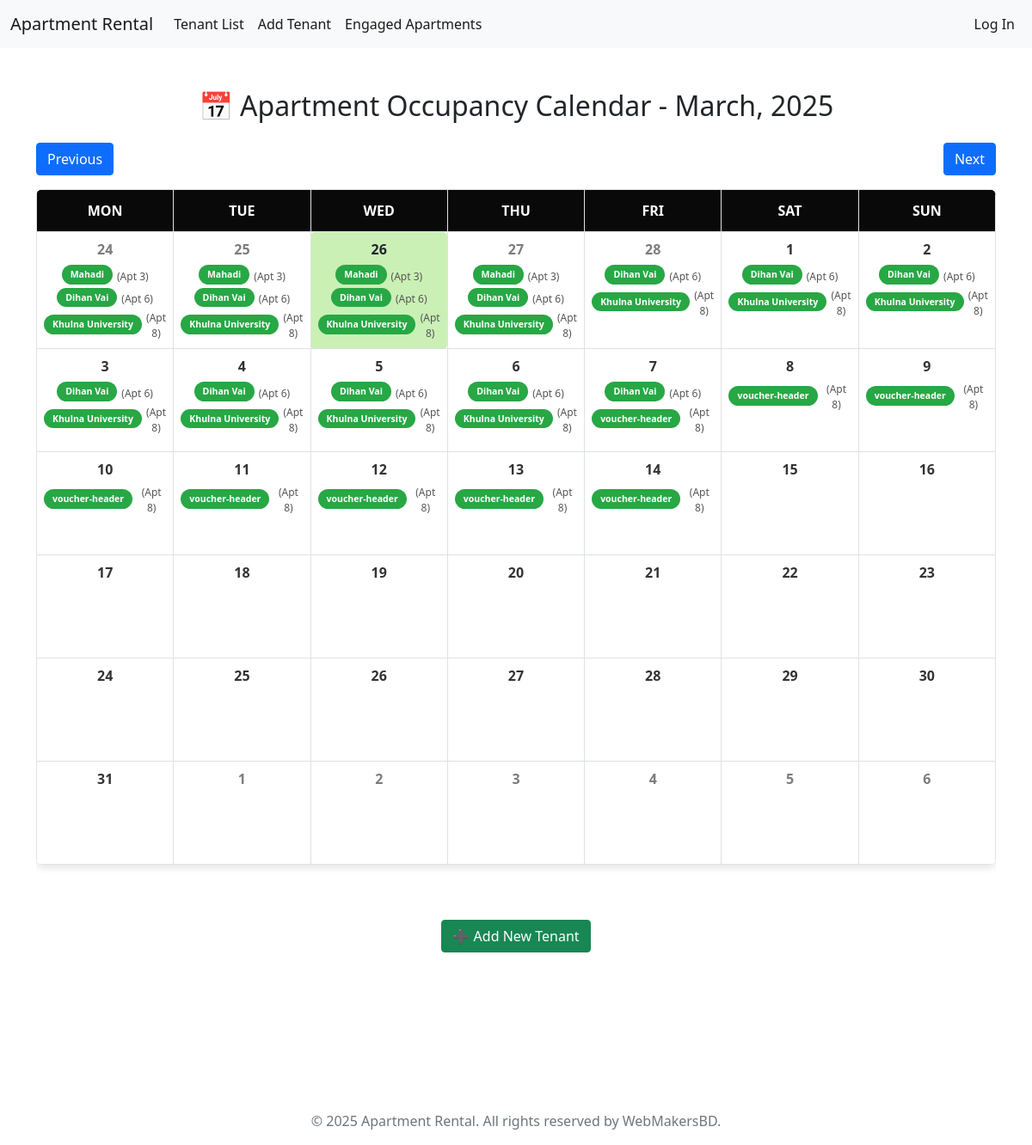
/calendar/2025/3/, run on an earlier commit of the app's database.
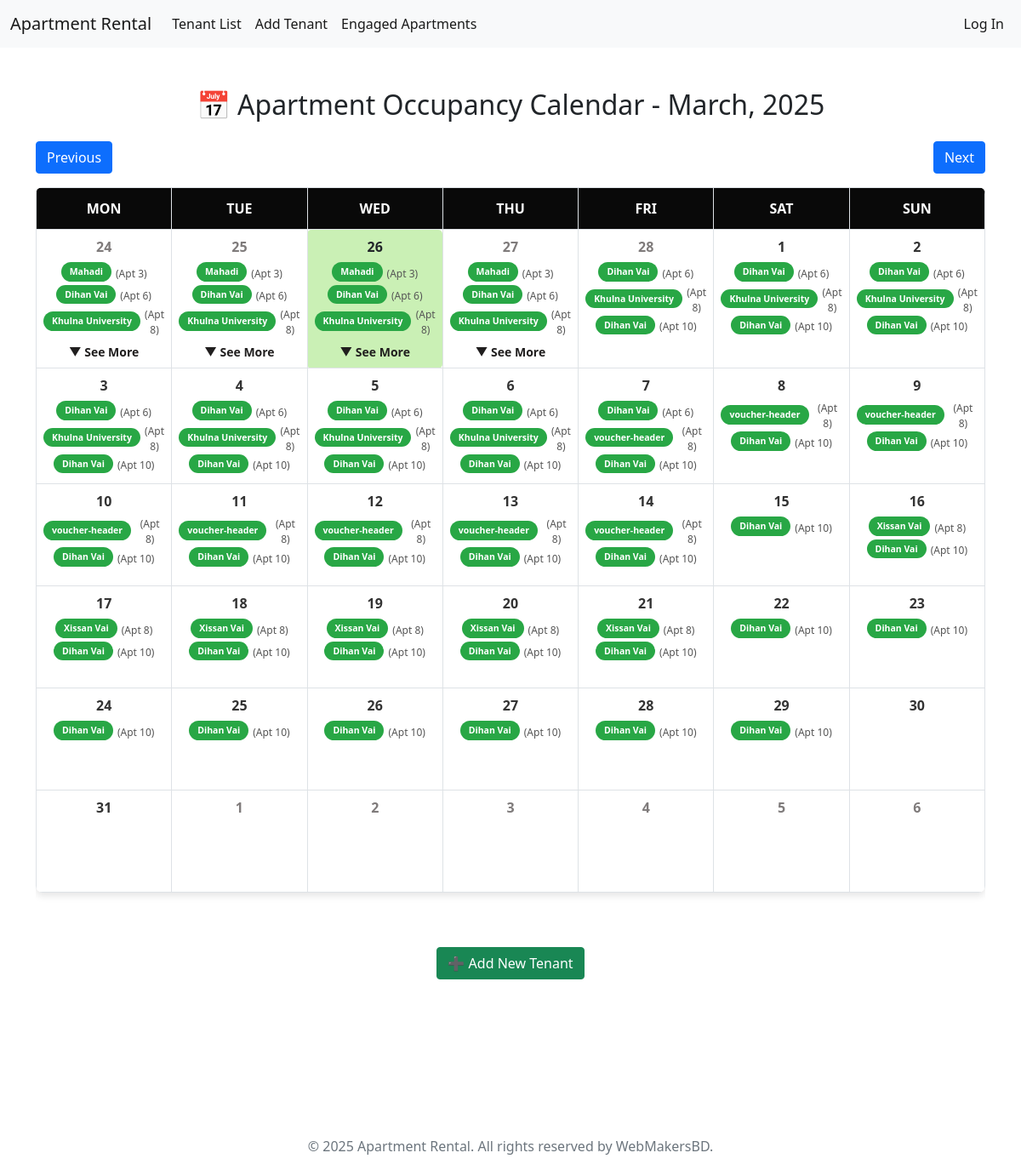
And on a later commit of the database.
### calendar_app/models.py (models this page shows, shortened)
class CalendarEvent(models.Model):
    tenant = models.ForeignKey(Tenant, on_delete=models.CASCADE)
    apartment = models.ForeignKey(Apartment, on_delete=models.CASCADE)
    start_date = models.DateField()
    end_date = models.DateField()

### tenants/models.py (models this page shows, shortened)
class Tenant(models.Model):
    choices = [
        ('will_arrive', 'Will Arrive'),
        ('living', 'Living'),
        ('moved_out', 'Moved Out'),
    ]
    name = models.CharField(max_length=50)
    contact = models.CharField(max_length=15)
    apartment = models.ForeignKey(Apartment, on_delete=models.CASCADE)
    move_in_date = models.DateTimeField()
    move_out_date = models.DateTimeField(null=True, blank=True)
    remarks = models.TextField(blank=True, null=True, help_text="Additional details about the tenant.")
    status = models.CharField(max_length=15, choices=choices,)

class Apartment(models.Model):
    number = models.PositiveIntegerField(unique=True)
    is_booked = models.BooleanField(default=False)

### calendar_app/views.py (the view)
# urls.py: path('<int:year>/<int:month>/', views.calendar_view, name='calendar_view'),
def calendar_view(request, year, month):
    today = datetime.today()  # Get today's date
    today_date = today.day  # Extract current day
    today_month = today.month  # Extract current month
    today_year = today.year  # Extract current year
    year = year or today.year  # Use provided year or fallback to current year
    if month > 12 or month < 1:
        month = today.month
    first_day_of_month = datetime(year, month, 1)
    _, total_days = calendar.monthrange(year, month)
    prev_month = month - 1 if month > 1 else 12
    prev_year = year if month > 1 else year - 1
    next_month = month + 1 if month < 12 else 1
    next_year = year if month < 12 else year + 1
    _, prev_month_days = calendar.monthrange(prev_year, prev_month)
    month_calendar = []  # Stores the entire month's calendar structure
    week = []  # Stores a single week's data
    first_weekday = first_day_of_month.weekday()  # Find the starting weekday (0 = Monday, 6 = Sunday)
    for i in range(first_weekday):
        day = prev_month_days - first_weekday + i + 1
        week.append({"day": day, "month": prev_month, "year": prev_year, "extra": True })
    for day in range(1, total_days + 1):
        week.append({"day": day, "month": month, "year": year, "extra": False})
        if len(week) == 7:  # If a full week is completed, push to month_calendar
            month_calendar.append(week)
            week = []
    next_day = 1
    while len(week) < 7:
        week.append({"day": next_day, "month": next_month, "year": next_year, "extra": True})
        next_day += 1
    if week:
        month_calendar.append(week)
    events = CalendarEvent.objects.filter(
        start_date__year__in=[prev_year, year, next_year],
        start_date__month__in=[prev_month, month, next_month]
    )
    for week in month_calendar:
        for day_info in week:
            date_obj = date(day_info["year"], day_info["month"], day_info["day"])
            day_info["tenants"] = events.filter(start_date__lte=date_obj, end_date__gte=date_obj)
    return render(request, 'calendar_app/calendar.html', {
        'current_date': first_day_of_month,
        'calendar_data': month_calendar,
        'today': today,
        'today_date': today_date,
        'today_month': today_month,
        'today_year': today_year,
        'year': year,
        'month': month,
        'prev_year': prev_year,
        'prev_month': prev_month,
        'next_year': next_year,
        'next_month': next_month,
    })

### templates/calendar_app/calendar.html (shortened to what the changed rows need)
{% extends "base.html" %}
{% load static %}
{% block extra_head %}
<link rel="stylesheet" href="{% static 'css/calendar_app/calendar.css' %}">
{% endblock %}
{% block content %}
<div class="container mt-5">
    <h2 class="text-center mb-4">📅 Apartment Occupancy Calendar - {{ current_date|date:"F, Y" }}</h2>
    <div class="table-responsive">
        <table class="table table-bordered text-center calendar-table">
            <thead class="thead-dark">
                <tr>
                    <th>Mon</th>
                    <th>Tue</th>
                    <th>Wed</th>
                    <th>Thu</th>
                    <th>Fri</th>
                    <th>Sat</th>
                    <th>Sun</th>
                </tr>
            </thead>
            <tbody>
                {% for week in calendar_data %}
                <tr class="calendar-row">
                    {% for day in week %}
                        {% if day %}
                            {% if day.day == today_date and day.month == today_month and day.year == today_year %}
                                <td class="today-cell"
                                onclick="fetchEvents({{ day.year }}, {{ day.month }}, {{ day.day }})">
                                    <div>
                                        <span class="today">{{ day.day }}</span>
                                    </div>
                                    <div class="tenant-list">
                                        {% for tenant in day.tenants|slice:":3" %}
                                            <div class="tenant-item">
                                                <span class="badge tenant-badge">{{ tenant.tenant.name }}</span>
                                                <span class="apt-info">(Apt {{ tenant.apartment.number }})</span>
                                            </div>
                                        {% endfor %}
                                        {% if day.tenants|length > 3 %}
                                            <div class="more-tenants" data-toggle="tooltip" data-placement="top"
                                                title="{% for tenant in day.tenants|slice:"3:" %}{{ tenant.tenant.name }} (Apt {{ tenant.apartment.number }})
                                                {% endfor %}">
                                                &#x25BC; See More
                                            </div>
                                        {% endif %}
                                    </div>
                                </td>
                            {% else %}
                                <td class="calendar-cell {% if day.extra %}extra-month{% endif %}"
                                onclick="fetchEvents({{ day.year }}, {{ day.month }}, {{ day.day }})">
                                    <div>
                                        {% if day.extra %}
                                            <span class="extra-month-date">{{ day.day }}</span>
                                        {% else %}
                                            <span class="month-date">{{ day.day }}</span>
                                        {% endif %}
                                    </div>
                                    <div class="tenant-list">
                                        {% for tenant in day.tenants|slice:":3" %}
                                            <div class="tenant-item">
                                                <span class="badge tenant-badge">{{ tenant.tenant.name }}</span>
                                                <span class="apt-info">(Apt {{ tenant.apartment.number }})</span>
                                            </div>
                                        {% endfor %}
                                        {% if day.tenants|length > 3 %}
                                            <div class="more-tenants" data-toggle="tooltip" data-placement="top"
                                                title="{% for tenant in day.tenants|slice:"3:" %}{{ tenant.tenant.name }} (Apt {{ tenant.apartment.number }})
                                                {% endfor %}">
                                                &#x25BC; See More
                                            </div>
                                        {% endif %}
                                    </div>
                                </td>
                            {% endif %}
                        {% else %}
                            <td class="empty-cell"></td>
                        {% endif %}
                    {% endfor %}
                </tr>
                {% endfor %}
            </tbody>
        </table>
    </div>
    <br><br>
</div>
{% endblock %}

What changed in the data, as far as the page shows it:
added CalendarEvent: tenant.name "Dihan Vai", apartment.number "10"
added CalendarEvent: tenant.name "Xissan Vai", apartment.number "8"
Also different on the page:
new list line: "▼ See More ▼ See More ▼ See More ▼ See More"
